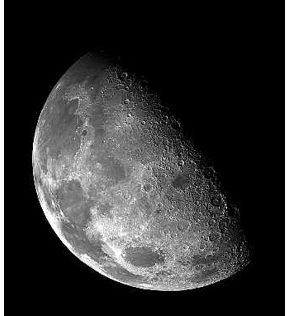
#> input picture Lab2/Laplacian/moon.PNG, 288 x 316 px, found by its file name
$ python laplacian2.py
#> lines starting #> are read from the running program, lines starting #| are printed output that depends on the picture
# -*- coding: utf-8 -*-
"""
Created on Sun May  1 00:26:56 2022

@author: u
"""


import cv2
import math
import numpy as np
import matplotlib.pyplot as plt

#take input image
img = cv2.imread("moon.png",cv2.IMREAD_GRAYSCALE)
#> img is the input picture: shape (316, 288); min 0, max 255, mean 49.9
plt.imshow(cv2.cvtColor(img,0))
plt.show()

im_H = img.shape[0]
#> im_H = 316
im_W = img.shape[1]
#> im_W = 288


ksize = 3
padding = (ksize-1)//2
img = cv2.copyMakeBorder(img, padding, padding, padding, padding, cv2.BORDER_REPLICATE)
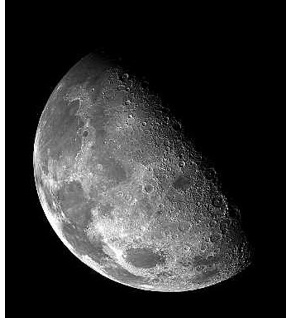
#> img: shape (318, 290); min 0, max 255, mean 51

output_H = (im_H + ksize-1)
#> output_H = 318
output_W = (im_W + ksize-1)
#> output_W = 290

result = np.zeros((output_H,output_W),np.float32)

laplacian = np.array(([-1,-1,-1],[-1,8,-1],[-1,-1,-1]),np.float32)

for x in range(padding,output_H-padding):
    for y in range(padding,output_W-padding):
        a = 0
        for i in range(-padding,padding+1):
            for j in range(-padding,padding+1):
                a += laplacian[i+padding,j+padding]*img[x-i,y-j]
        result[x,y] = a/255
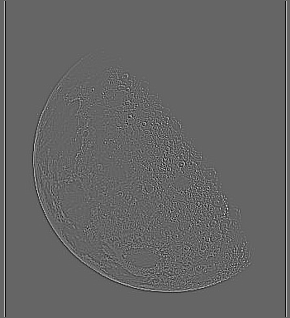
#> result: shape (318, 290) float32; min -3.37, max 5.09, mean -4.31e-10; drawn with min black and max white


result = img + result

cv2.normalize(result, result, 0, 255, cv2.NORM_MINMAX)

result = np.round(result).astype(np.uint8)

print(result)
#> (printed output is left out)
plt.imshow(cv2.cvtColor(result,0))
plt.show()

cv2.imwrite('result.png',result)

$ run again, with Lab2/Laplacian/hh.png copied over Lab2/Laplacian/moon.PNG
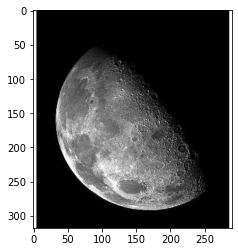
#> input picture Lab2/Laplacian/hh.png, 238 x 252 px, found by its file name
#> img is the input picture: shape (252, 238); min 0, max 255, mean 102.9
#> `img = cv2.copyMakeBorder(img, padding, padding, padding, padding, cv2...`:
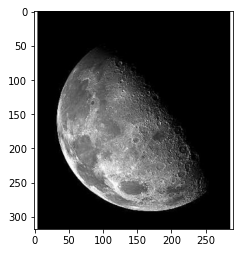
#> img: shape (254, 240); min 0, max 255, mean 105.3
#> after the loop `for x in range(padding,output_H-padding):`:
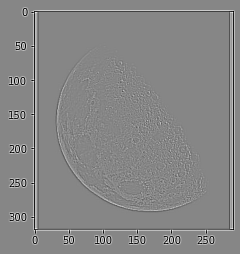
#> result: shape (254, 240) float32; min -5.8, max 5.22, mean 6.88e-10; drawn with min black and max white
#> (printed output is left out)
